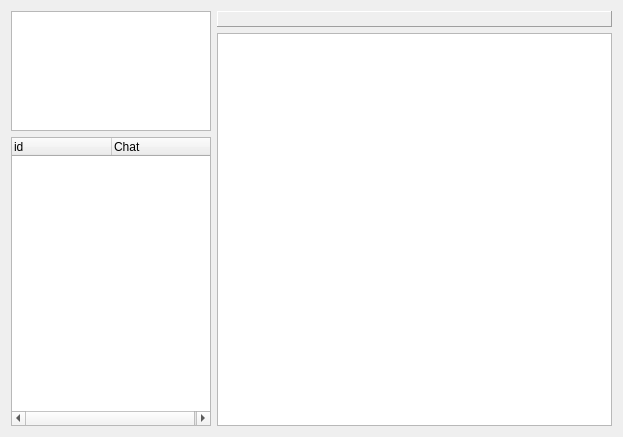
<?xml version="1.0" encoding="UTF-8"?>
<ui version="4.0">
 <class>SMS</class>
 <widget class="QWidget" name="SMS">
  <property name="geometry">
   <rect>
    <x>0</x>
    <y>0</y>
    <width>623</width>
    <height>437</height>
   </rect>
  </property>
  <property name="windowTitle">
   <string>Messages Browser</string>
  </property>
  <layout class="QHBoxLayout" name="horizontalLayout" stretch="0,1">
   <item>
    <layout class="QVBoxLayout" name="verticalLayout_2">
     <item>
      <widget class="QTextEdit" name="dataText">
       <property name="maximumSize">
        <size>
         <width>200</width>
         <height>120</height>
        </size>
       </property>
       <property name="readOnly">
        <bool>true</bool>
       </property>
      </widget>
     </item>
     <item>
      <widget class="QTreeWidget" name="threadsTree">
       <property name="sizePolicy">
        <sizepolicy hsizetype="Preferred" vsizetype="Expanding">
         <horstretch>0</horstretch>
         <verstretch>1</verstretch>
        </sizepolicy>
       </property>
       <property name="maximumSize">
        <size>
         <width>200</width>
         <height>16777215</height>
        </size>
       </property>
       <property name="sizeIncrement">
        <size>
         <width>0</width>
         <height>0</height>
        </size>
       </property>
       <property name="baseSize">
        <size>
         <width>0</width>
         <height>0</height>
        </size>
       </property>
       <column>
        <property name="text">
         <string>id</string>
        </property>
       </column>
       <column>
        <property name="text">
         <string>Chat</string>
        </property>
       </column>
      </widget>
     </item>
    </layout>
   </item>
   <item>
    <layout class="QVBoxLayout" name="verticalLayout">
     <item>
      <widget class="QLabel" name="threadLabel">
       <property name="sizePolicy">
        <sizepolicy hsizetype="Preferred" vsizetype="Preferred">
         <horstretch>1</horstretch>
         <verstretch>0</verstretch>
        </sizepolicy>
       </property>
       <property name="frameShape">
        <enum>QFrame::Panel</enum>
       </property>
       <property name="frameShadow">
        <enum>QFrame::Raised</enum>
       </property>
       <property name="text">
        <string/>
       </property>
      </widget>
     </item>
     <item>
      <widget class="QTableWidget" name="messageTable">
       <property name="sizePolicy">
        <sizepolicy hsizetype="Expanding" vsizetype="Expanding">
         <horstretch>1</horstretch>
         <verstretch>0</verstretch>
        </sizepolicy>
       </property>
       <property name="editTriggers">
        <set>QAbstractItemView::NoEditTriggers</set>
       </property>
       <property name="textElideMode">
        <enum>Qt::ElideNone</enum>
       </property>
       <property name="horizontalScrollMode">
        <enum>QAbstractItemView::ScrollPerPixel</enum>
       </property>
       <property name="rowCount">
        <number>0</number>
       </property>
       <property name="columnCount">
        <number>0</number>
       </property>
      </widget>
     </item>
    </layout>
   </item>
  </layout>
 </widget>
 <resources/>
 <connections/>
</ui>
